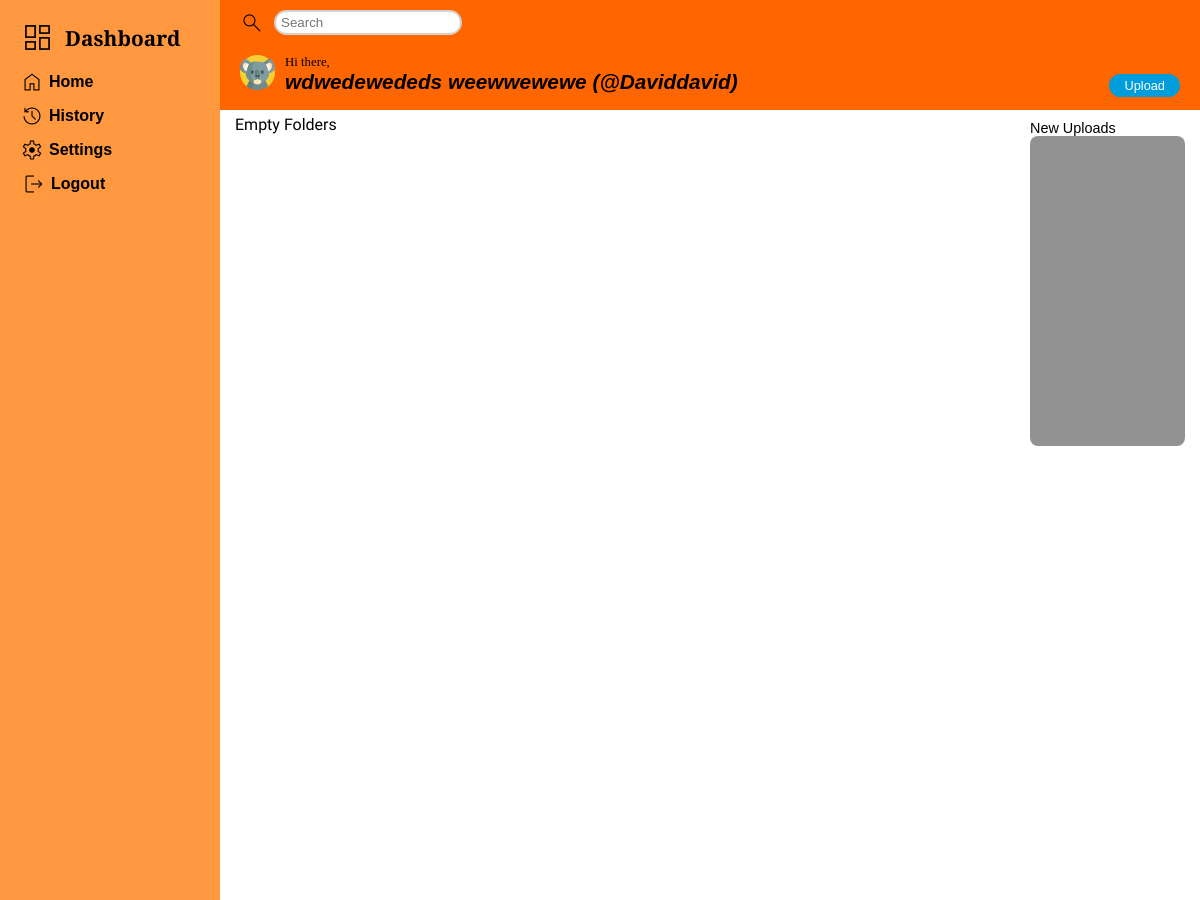
The page /home (signed in) on the database its author committed.
### tables this page shows
CREATE TABLE "src_avatar" (
	"avatarID"	INTEGER NOT NULL,
	"avatarPath"	TEXT NOT NULL,
	PRIMARY KEY("avatarID" AUTOINCREMENT)
);

CREATE TABLE "users" (
	"user_id"	INTEGER,
	"first_name"	TEXT NOT NULL,
	"last_name"	TEXT NOT NULL,
	"username"	NUMERIC NOT NULL UNIQUE,
	"password"	TEXT NOT NULL,
	"date_created"	TEXT NOT NULL,
	"time_created"	TEXT NOT NULL,
	"avatarID"	INTEGER DEFAULT 1,
	PRIMARY KEY("user_id" AUTOINCREMENT)
);

### app.py (the view, shortened to what this page needs)
@app.route("/home", methods=["GET", "POST"])
@login_required
def home():
    username = session["user_id"]
    user_id = db.execute("SELECT user_id FROM users WHERE username = ?", username)[0]["user_id"]
    folder_list = db.execute(
    "SELECT f.folder_name, si.src_path, REPLACE(f.folder_name, ' ', '_') AS folder_path , f.folder_id FROM folders AS f JOIN src_img AS si ON f.folder_category_id = si.src_id WHERE f.user_id = ?",
    user_id
)
    query = """
    SELECT links.title_name, folders.folder_name, REPLACE(links.title_name, ' ', '_') AS title_path
    FROM links
    JOIN folders ON links.folder_id = folders.folder_id
    JOIN users ON folders.user_id = users.user_id
    WHERE users.user_id = ? ORDER BY links.link_id DESC
    """
    new_post_list = db.execute(query, (user_id))
    full_name = db.execute("SELECT first_name || ' ' || last_name AS full_name FROM users WHERE user_id = ?", user_id)
    current_avatar_path = db.execute("SELECT src_avatar.avatarPath FROM src_avatar JOIN  users ON users.avatarID = src_avatar.avatarID WHERE users.user_id = ?", user_id)[0]['avatarPath']
    all_avatar_path = all_avatar_path = db.execute("SELECT avatarPath FROM src_avatar")
    current_avatar = db.execute("SELECT avatar.avatarPath FROM src_avatar AS avatar JOIN users ON users.avatarID = avatar.avatarID WHERE users.user_id = ?", user_id)[0]['avatarPath']
    current_avatar_path = db.execute("SELECT src_avatar.avatarPath FROM src_avatar JOIN  users ON users.avatarID = src_avatar.avatarID WHERE users.user_id = ?", user_id)[0]['avatarPath']
    return render_template("home.html", username = username, folder_list = folder_list, new_post_list = new_post_list, full_name = full_name[0], current_avatar_path = current_avatar_path,  all_avatar_path = all_avatar_path, current_avatar = current_avatar)

### helper.py (called while the page is built)
def login_required(f):
    @wraps(f)
    def decorated_function(*args, **kwargs):
        if 'user_id' not in session:
            return redirect(url_for('loginUI'))
        return f(*args, **kwargs)
    return decorated_function

### templates/home.html (shortened to what this page needs)
<!DOCTYPE html>
<html lang="en">
  <head>
    <link rel="stylesheet" href="../static/style.css" />
    <link
    rel="stylesheet"
    href="{{ url_for('static', filename='profile-box.css') }}"
  />
  </head>
  <body>
    <div class="body-container">
      <header class="header">
        <form class="header-top" action="/search" method="GET">
          <label for="search" class="material-symbols-outlined"> search </label>
          <input type="text" class="search" name="q" id="search" autocomplete="off" placeholder="Search" />
        </form>
        <div class="header-down">
          <div class="header-down-left">
            <div class="home-avatar">
              <img  src="{{ url_for('static', filename='avatars/' ~ current_avatar_path) }}" alt="icon" />
            </div>
            <div>
              <div id="hi-there">Hi there,</div>
              <div id="user-name">{{full_name['full_name']}} (@{{username}})</div>
            </div>
          </div>
          <div class="header-down-right">
            <div><a href="/home/upload" id="upload">Upload</a></div>
          </div>
        </div>
      </header>
      <aside class="sidebar">
        <button class="dashboard-box">
          <div class="icon-dashboard">
            <i class="material-symbols-outlined dashboard-icon">dashboard</i>
          </div>
          <div id="dashboard-text">Dashboard</div>
        </button>
        <ul >
          <a href="/home" class="current_path">
            <li class="icon-dash">
              <i class="material-symbols-outlined">Home</i>
              <div class="dash-text">Home</div>
            </li>
          </a>
          <a href="/history/post">
            <li class="icon-dash">
              <i class="material-symbols-outlined">history</i>
              <div class="dash-text">History</div>
            </li>
          </a>
          <a href="/unavailable/Settings%20Not%20Available" target="_blank">
            <li class="icon-dash">
              <i class="material-symbols-outlined">settings</i>
              <div class="dash-text">Settings</div>
            </li>
          </a>
          <a href="/logout">
            <li class="icon-dash logout-icon">
              <i class="material-symbols-outlined">logout</i>
              <div class="dash-text">Logout</div>
            </li>
          </a>
        </ul>
      </aside>
      <article class="article">
        {% if folder_list|length != 0 %}
        <div class="left-thumbnail" >
          <div class="collections">
            <div class="collections-text">Your Collections</div>
            <div class="material-symbols-outlined collections-button">Add</div>
          </div>
            <div class="thumbnail-article">
              {% for folder in folder_list %}
              <a class="thumbnail-box" href="/home/folder/{{folder['folder_path']}}">
                <div class="folder-image-box">
                  <img src="../static/folderimg/{{ folder['src_path'] }}" alt="">
                  <div class="folder-image-box-manipulate">
                    <div class="material-symbols-outlined" data-category-name="{{folder['folder_name']}}" data-category-img="{{folder['src_path']}}" data-folder-id="{{ folder['folder_id'] }}">Edit</div>
                  </div>
                </div>
                <div class="categories_name">{{ folder['folder_name'] }}</div>
              </a>
            {% endfor %}
            </div>
          </div>
          {% else %}
          <div>Empty Folders</div>
          {% endif %}
          {% if new_post_list|length != 0 %}
            <div class="side-content-article">
              <div class="new-upload-box">
                <div class="new-upload-box-text">New Uploads</div>
                <div class="new-upload-post">
                  {% for new_post in new_post_list %}
                    <div class="new-upload-post-box">
                      <a href="/home/folder/{{new_post['folder_name']}}/post/{{new_post['title_path']}}" target="_blank">{{new_post['title_name']}}</a>
                    </div>
                  {% endfor %}
                </div>
              </div>
            </div>
            {% else %}
            <div class="side-content-article dont-display">
              <div class="new-upload-box">
                <div class="new-upload-box-text">New Uploads</div>
                <div class="new-upload-post">
                </div>
              </div>
            </div>
          {% endif %}
      </article>
    </div>
  </body>
</html>

### static/style.css (style rules this page uses)
* { margin: 0; padding: 0; }
body { position: relative; height: 100vh; background-color: #000; }
:root { --sidebarwidth: 150px; --normalsidebar:60px; }
a { text-decoration: none; color: #000; }
.body-container, .body-container-allpost { height: 100vh; }
.header { background-color: #FF6600; padding: 10px 20px; box-sizing: border-box; position: fixed; top: 0; left: 220px; z-index: 1; height: 110px; width: calc(100% - 220px); }
.article, .article-upload { margin-top: 100px; background-color: #fff; font-family: 'Teko', sans-serif; padding: 15px; margin-left: 220px; box-sizing: border-box; min-height: 100vh; overflow-y: auto; }
.article { display: grid; grid-template-columns: 15fr 3fr; gap: 20px; }
.side-content-article { display: grid; grid-template-rows: 1fr 1fr; }
.new-upload-box-text { font-family: sans-serif; font-size: .9rem; }
.new-upload-post { background-color:#929292; height: 300px; padding: 5px; border-radius: 8px; max-width: 250px; white-space: nowrap; overflow: hidden; text-overflow: ellipsis; }
.sidebar { background-color: #ff983f; padding: 20px 20px 20px 20px; position: fixed; width: 220px; box-sizing: border-box; top: 0; bottom: 0; }
.header-top { display: flex; align-items: center; gap: 10px; margin-bottom: 20px; }
.header-down { display: flex; justify-content: space-between; align-items: center; }
.header-down-left { display: flex; align-items: center; gap: 10px; }
.header-down-right { align-self: self-end; }
#hi-there { font-size: .8rem; font-weight: 500; }
#user-name { font-size: 1.3rem; font-weight: 600; font-family: sans-serif; font-style: italic; }
.search { border-radius: 15px; border: 2px solid lightgray;; background-color: #fff; padding: 3px 5px; width: 20%; }
#upload { background-color: #009DDC; padding: 4px 15px; border-radius: 15px; border: hidden; color: #fff; font-family: 'Noto Sans JP', sans-serif; font-size: .8rem; }
.dashboard-box, .dashboard { display: flex; justify-content: flex-start; align-items: center; gap: 10px; }
.dashboard-box { margin-bottom: 15px; background-color: #ff983f; border: none; }
.icon-dash { display: flex; align-items: center; gap: 5px; margin-bottom: 10px; box-sizing: border-box; }
.icon-dashboard { display: flex; align-items: center; gap: 5px; box-sizing: border-box; }
#dashboard-text { font-weight: 700; font-size: 1.3rem; font-family: 'PT Serif', serif; }
.dashboard-icon { font-size: 35px; }
.dash-text { font-family: 'Noto Sans JP', sans-serif; font-weight: 700; display: flex; align-items: flex-start; }
.home-avatar img { width: 35px; }
.material-symbols-outlined { font-variation-settings: 'FILL' 0, 'wght' 300, 'GRAD' 1, 'opsz' 50 }
.icon-dashboard { animation: rotate_invert 0.5s ease-in both; }
.logout-icon { padding-left: 2px; }
#search { border-radius: 15px; border: 2px solid lightgray; background-color: #fff; padding: 3px 5px; box-sizing: border-box; }
.new-upload-box { margin-top: 5px; }

### static/profile-box.css (style rules this page uses)
body { position: relative; }

### rows shown on the page
src_avatar: avatarPath (picture)
users: username "Daviddavid"

### other values the page prints
{{ full_name['full_name'] }} "wdwedewededs weewwewewe"
